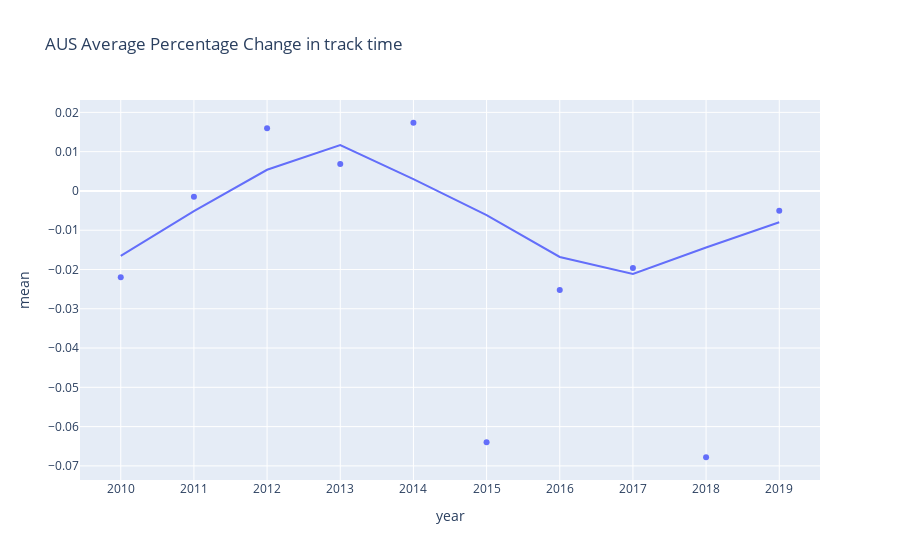

Here is the notebook cell this chart was saved with:
### Markdown cell above
from the scatter plot we can see that the most improvement has been made on the high downforce tracks with the Monoco time improving by 4.7 seconds and the effects of the improvement of downforce can also be seen in the Australian Grand Prix.

### Code cell
# fig_pct_change = px.scatter(f1_pct_change, x="year", y="mean", trendline="lowess", title = "Average Percentage Change in track time")#, color='country')
# fig_pct_change.show()
fig_pct_changeAus = px.scatter(f1_pct_change, x="year", y="mean",trendline="lowess", title = "AUS Average Percentage Change in track time")#, color='country')
fig_pct_changeAus.show()

### Figure 1 — Plotly figure (JSON) as saved in the notebook; plotly's stock layout.template omitted (floating-point values rounded to 4 significant figures)
{"data": [{"hovertemplate": "year=%{x}<br>mean=%{y}<extra></extra>", "legendgroup": "", "marker": {"color": "#636efa", "symbol": "circle"}, "mode": "markers", "name": "", "orientation": "v", "showlegend": false, "type": "scatter", "x": ["2010", "2011", "2012", "2013", "2014", "2015", "2016", "2017", "2018", "2019"], "xaxis": "x", "y": [-0.02196, -0.001495, 0.01596, 0.006836, 0.01736, -0.06399, -0.02521, -0.01963, -0.0678, -0.005024], "yaxis": "y"}, {"hovertemplate": "<b>LOWESS trendline</b><br><br>year=%{x}<br>mean=%{y} <b>(trend)</b><extra></extra>", "legendgroup": "", "marker": {"color": "#636efa", "symbol": "circle"}, "mode": "lines", "name": "", "showlegend": false, "type": "scatter", "x": ["2010", "2011", "2012", "2013", "2014", "2015", "2016", "2017", "2018", "2019"], "xaxis": "x", "y": [-0.01655, -0.005152, 0.005391, 0.01165, 0.002989, -0.00615, -0.01681, -0.02116, -0.0144, -0.007955], "yaxis": "y"}], "layout": {"autosize": true, "legend": {"tracegroupgap": 0}, "title": {"text": "AUS Average Percentage Change in track time"}, "xaxis": {"anchor": "y", "autorange": true, "domain": [0, 1], "range": [-0.5442, 9.544], "title": {"text": "year"}, "type": "category"}, "yaxis": {"anchor": "x", "autorange": true, "domain": [0, 1], "range": [-0.07483, 0.02439], "title": {"text": "mean"}, "type": "linear"}}}
